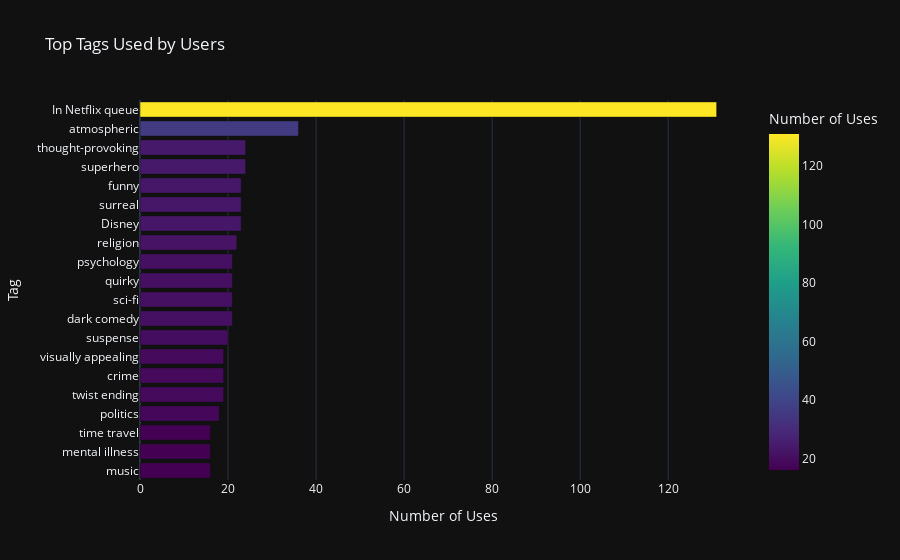

The cell this chart's notebook holds for it:
### Code cell
fig4 = px.bar(
    tag_df, x="count", y="tag", orientation="h",
    title="Top Tags Used by Users",
    labels={"count": "Number of Uses", "tag": "Tag"},
    color="count", color_continuous_scale="viridis"
)
fig4.update_layout(yaxis={'categoryorder': 'total ascending'})
fig4.show()

with open(meta_file, "w") as f:
    json.dump({
        "rating_count": api_rating_count,
        "tag_count": api_tag_count
    }, f)

### Figure 1 — Plotly figure (JSON) as saved in the notebook; plotly's stock layout.template omitted (floating-point values rounded to 4 significant figures)
{"data": [{"hovertemplate": "Number of Uses=%{marker.color}<br>Tag=%{y}<extra></extra>", "legendgroup": "", "marker": {"color": [131, 36, 24, 24, 23, 23, 23, 22, 21, 21, 21, 21, 20, 19, 19, 19, 18, 16, 16, 16], "coloraxis": "coloraxis", "pattern": {"shape": ""}}, "name": "", "orientation": "h", "showlegend": false, "textposition": "auto", "x": [131, 36, 24, 24, 23, 23, 23, 22, 21, 21, 21, 21, 20, 19, 19, 19, 18, 16, 16, 16], "xaxis": "x", "y": ["In Netflix queue", "atmospheric", "superhero", "thought-provoking", "Disney", "surreal", "funny", "religion", "dark comedy", "sci-fi", "quirky", "psychology", "suspense", "twist ending", "crime", "visually appealing", "politics", "music", "mental illness", "time travel"], "yaxis": "y", "type": "bar"}], "layout": {"xaxis": {"anchor": "y", "domain": [0.0, 1.0], "title": {"text": "Number of Uses"}}, "yaxis": {"anchor": "x", "domain": [0.0, 1.0], "title": {"text": "Tag"}, "categoryorder": "total ascending"}, "coloraxis": {"colorbar": {"title": {"text": "Number of Uses"}}, "colorscale": [[0.0, "#440154"], [0.1111, "#482878"], [0.2222, "#3e4989"], [0.3333, "#31688e"], [0.4444, "#26828e"], [0.5556, "#1f9e89"], [0.6667, "#35b779"], [0.7778, "#6ece58"], [0.8889, "#b5de2b"], [1.0, "#fde725"]]}, "legend": {"tracegroupgap": 0}, "title": {"text": "Top Tags Used by Users"}, "barmode": "relative"}}
